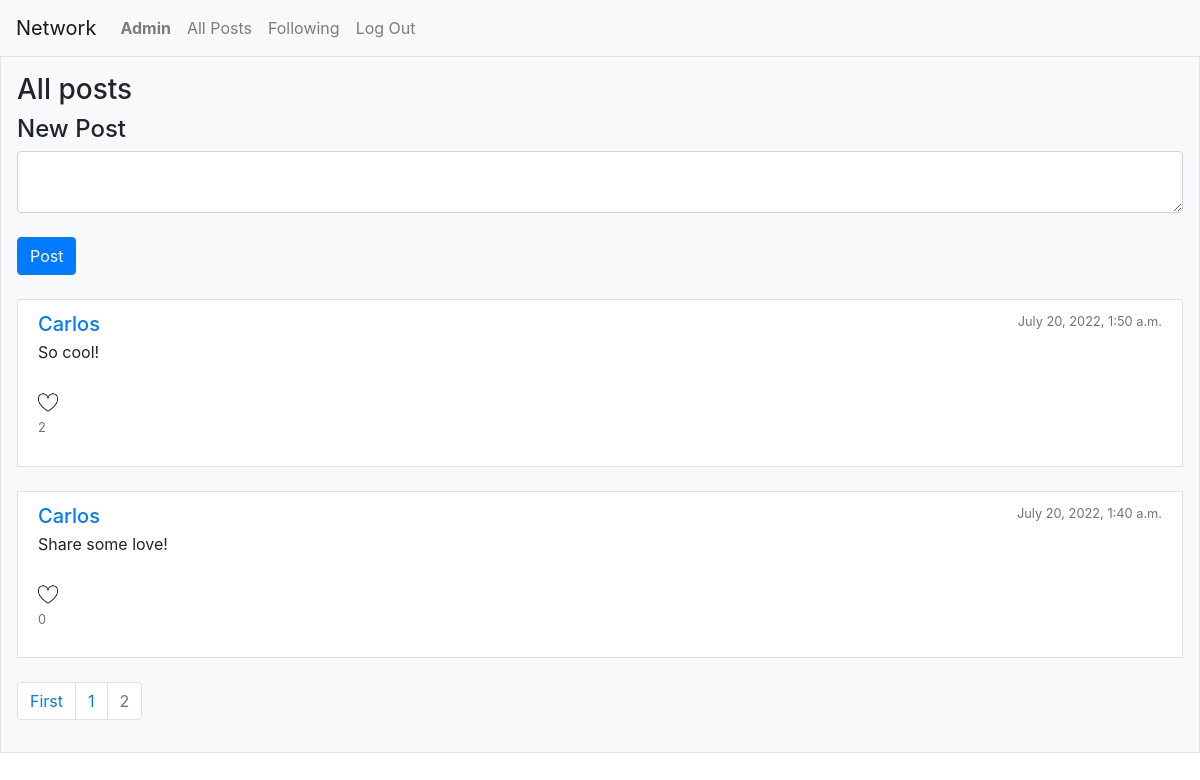
Page /?page=2 (signed in) on the committed database.
### network/models.py (models this page shows, shortened)
class User(AbstractUser):
    pass
    following = models.ManyToManyField("self", blank=True, related_name='followers', symmetrical=False)

class PostModel(models.Model):
    body = models.CharField(max_length=280)
    likes = models.ManyToManyField("User", blank=True, related_name='likes', symmetrical=False)
    created_by = models.ForeignKey("User", on_delete=models.CASCADE)
    created_at = models.DateTimeField(auto_now_add=True)

### network/views.py (the view)
# urls.py: path("", views.index, name="index"),
def index(request):
    posts = PostModel.objects.annotate(number_of_likes=Count('likes', distinct=True)).order_by('-created_at')
    paginator = Paginator(posts, 10)
    page_number = request.GET.get('page')
    page_obj = paginator.get_page(page_number)
    return render(request, "network/index.html", {
        'page_obj': page_obj,
    })

### network/templates/network/index.html (shortened to what this page needs)
{% extends "network/layout.html" %}
{% load static %}
{% block body %}
<div class="row gx-5">
    <div class="col">
        <div class="p-3 border bg-light">
            <h3>All posts</h3>
            {% if user.is_authenticated %}
            <div id="all-posts-view">
                <h4>New Post</h4>
                <form method="POST" action="{% url 'create_post' %}">
                    <textarea class="form-control" id="new-post" name="post-body"></textarea> <br>
                    <button type="submit" class="btn btn-primary">Post</button>
                </form><br>
            </div>
            {% endif %}
            <div class="list-group">
                {% for post in page_obj %}
                <div class="list-group-item">
                    <div class="d-flex w-100 justify-content-between">
                        {% if user.is_authenticated %}
                        <a href="{% url 'user_profile' post.created_by.id %}">
                            <h5 class="mb-1">{{ post.created_by }}</h5>
                        </a>
                        {% else %}
                            <h5 class="mb-1">{{ post.created_by }}</h5>
                        {% endif %}
                        <small class="text-muted">{{ post.created_at }}</small>
                    </div>
                        <p id="post_body_{{ post.id }}" class="mb-1">{{ post.body }}</p>
                        <small class="text-muted">
                        <textarea id='edit_textarea_{{ post.id }}' style="display: none;">{{ post.body }}</textarea><br>
                        {% if request.user in post.likes.all %}
                        <input id='like_button_{{ post.id }}' type="image" style="width: 20px;" onclick="like_post('{{ post.id }}', '{{ request.user.id }}')" src="{% static 'network/unlike.png' %}">
                        {% else %}
                        <input id='like_button_{{ post.id }}' type="image" style="width: 20px;" onclick="like_post('{{ post.id }}', '{{ request.user.id }}')" src="{% static 'network/like.png' %}">
                        {% endif %}
                        <p id="post_{{ post.id }}"> {{ post.number_of_likes }} </p>
                    </small>
                </div>
                <br>
                {% endfor %}
            </div>
            <nav>
                <ul class="pagination">
                    {% if page_obj.has_previous %}
                        <li class="page-item"><a class="page-link" href="?page=1">First</a></li>
                        <li class="page-item"><a class="page-link" href="?page={{ page_obj.previous_page_number }}">{{ page_obj.previous_page_number }}</a></li>
                    {% endif %}
                        <li class="page-item disabled"><a class="page-link" href="?page={{ page_obj.number }}">{{ page_obj.number }}</a></li>
                </ul>
            </nav>
        </div>
    </div>
</div>
{% endblock %}

### network/templates/network/layout.html (shortened to what this page needs)
{% load static %}
<!DOCTYPE html>
<html lang="en">
    <head>
        <link rel="stylesheet" href="https://stackpath.bootstrapcdn.com/bootstrap/4.4.1/css/bootstrap.min.css">
        <link rel="stylesheet" href="{% static 'network/styles.css' %}">
    </head>
    <body>
        <nav class="navbar navbar-expand-lg navbar-light bg-light">
            <a class="navbar-brand" href="#">Network</a>
            <div>
              <ul class="navbar-nav mr-auto">
                {% if user.is_authenticated %}
                    <li class="nav-item">
                        <a class="nav-link" href="{% url 'user_profile' request.user.id %}"><strong>{{ request.user.username }}</strong></a>
                    </li>
                {% endif %}
                <li class="nav-item">
                  <a id="all-posts" class="nav-link" href="{% url 'index' %}">All Posts</a>
                </li>
                {% if user.is_authenticated %}
                    <li class="nav-item">
                        <a class="nav-link" href="{% url 'following' %}">Following</a>
                    </li>
                    <li class="nav-item">
                        <a class="nav-link" href="{% url 'logout' %}">Log Out</a>
                    </li>
                {% endif %}
              </ul>
            </div>
          </nav>
        <div class="body">
            {% block body %}
            {% endblock %}
        </div>
    </body>
</html>

### rows in the picture
User: user.username "Admin"
PostModel: created_by "Carlos", created_at "July 20, 2022, 1:50 a.m.", body "So cool!", number_of_likes "2"
PostModel: created_by "Carlos", created_at "July 20, 2022, 1:40 a.m.", body "Share some love!", number_of_likes "0"

### other values in the picture
{{ page_obj.previous_page_number }} "1"
{{ page_obj.number }} "2"
